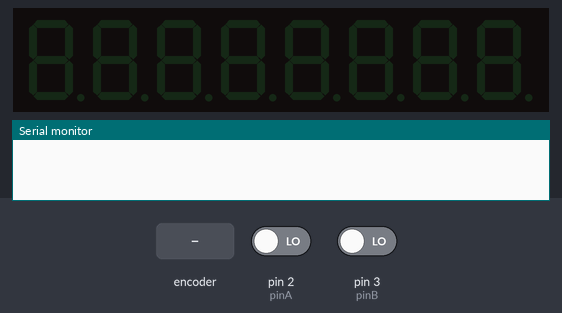
Recording of a sketch running on a simulated Arduino Uno, built with avr-gcc and run on an emulated ATmega328P. Shown: 8-digit seven-segment display, the last lines printed to the serial monitor. Inputs (shaded band) come from the test bench; at power-on: pin 2 (pinA) LOW, pin 3 (pinB) LOW.

Above: at 1.2 s.
1.3 s: rotary encoder on pin 2 (pinA) / pin 3 (pinB) turned 3 steps (first pin leading)
At 2.6 s:
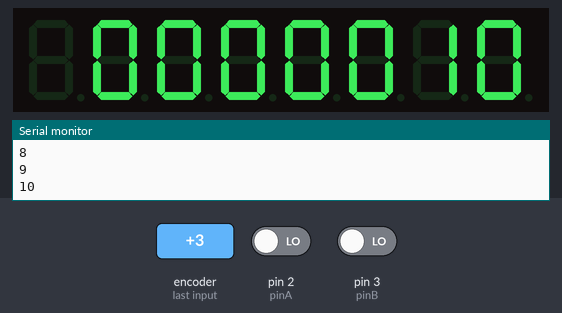
3.4 s: rotary encoder on pin 2 (pinA) / pin 3 (pinB) turned 1 step (first pin leading)
At 3.9 s:
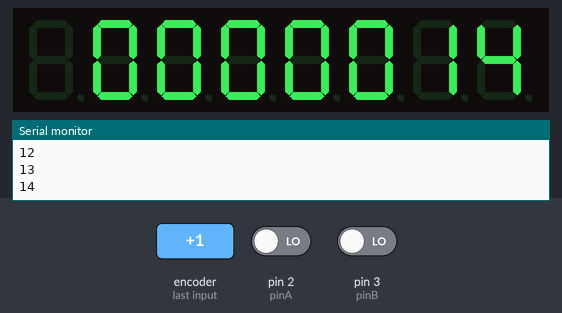
5.1 s: rotary encoder on pin 2 (pinA) / pin 3 (pinB) turned 1 step (first pin leading)
At 5.11 s:
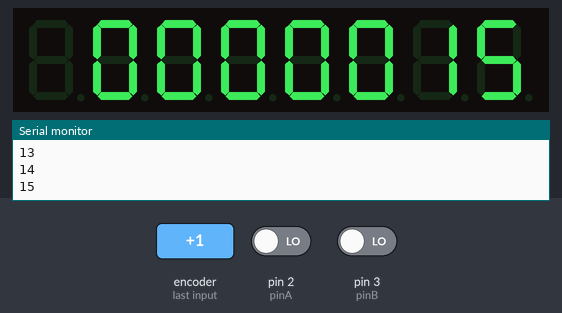
6.8 s: rotary encoder on pin 2 (pinA) / pin 3 (pinB) turned 1 step (first pin leading)
At 7.7 s:
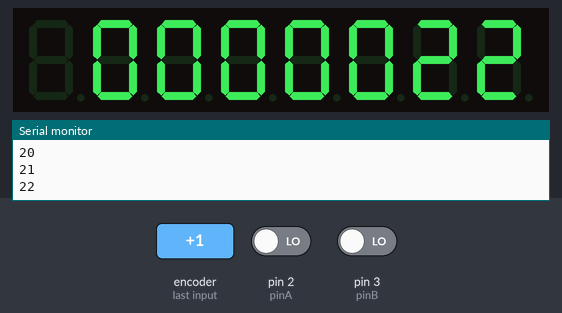
Timing chart, 0 to 9.5 s (numbered marks = the images above; inputs shaded):
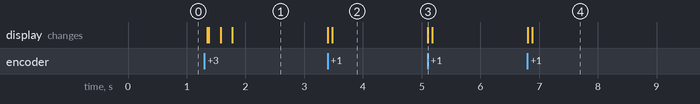

The sketch:

reader-v3.ino
```cpp
#include <LedControl.h>

const int pinA = 2, pinB = 3, phaseLookup[] = {0,-1,1,-1,1,0,-1,-1,-1,1,0,1,1,1,-1,0};

volatile bool A = false, B = false, updated = false;
volatile int phase = 0;
volatile long counter = 0;

LedControl lc=LedControl(12,11,10,1);

void printNumber(long v)
{
    int ones;
    int tens;
    int hundreds;
    int thousands;
    int ten_thou;
    int hundred_thou;
    int millions;

    boolean negative=false;

    if(v<0)
    {
        negative=true;
        v=v*-1;
    }

    ones=v%10;
    v=v/10;

    tens=v%10;
    v=v/10;

    hundreds=v%10;
    v=v/10;

    thousands=v%10;
    v=v/10;

    ten_thou=v%10;
    v=v/10;

    hundred_thou=v%10;
    v=v/10;

    millions=v;

    if(negative)
    {
        lc.setChar(0,7,'-',false);
    }
    else
    {
        lc.setChar(0,7,' ',false);
    }

    lc.setDigit(0,6,(byte)millions,false);
    lc.setDigit(0,5,(byte)hundred_thou,false);
    lc.setDigit(0,4,(byte)ten_thou,false);
    lc.setDigit(0,3,(byte)thousands,false);
    lc.setDigit(0,2,(byte)hundreds,false);
    lc.setDigit(0,1,(byte)tens,false);
    lc.setDigit(0,0,(byte)ones,false);
}

void setup()
{
  Serial.begin(115200);

  lc.shutdown(0,false);
  lc.setIntensity(0,8);
  lc.clearDisplay(0);

  pinMode(pinA, INPUT);
  pinMode(pinB, INPUT);

  attachInterrupt(digitalPinToInterrupt(pinA), trig, CHANGE);
  attachInterrupt(digitalPinToInterrupt(pinB), trig, CHANGE);
}

void loop()
{
  if (updated)
  {
    updated = false;
    Serial.println(String(counter));
    printNumber(counter);
  }
}

void trig()
{
  A = digitalRead(pinA);
  B = digitalRead(pinB);

  phase <<= 1;
  phase |= A;
  phase <<= 1;
  phase |= B;
  phase &= 0xF;

  counter += phaseLookup[phase];

  updated = true;
}
```

Measured:
- after the input at 1.3 s, the display: first changes after 0.05 s (image 1 shows a later state)
- after the input at 3.4 s, the display: first changes at once (image 2 shows a later state)
- after the input at 5.1 s, the display: changes at once (image 3)
- after the input at 6.8 s, the display: first changes at once (image 4 shows a later state)
